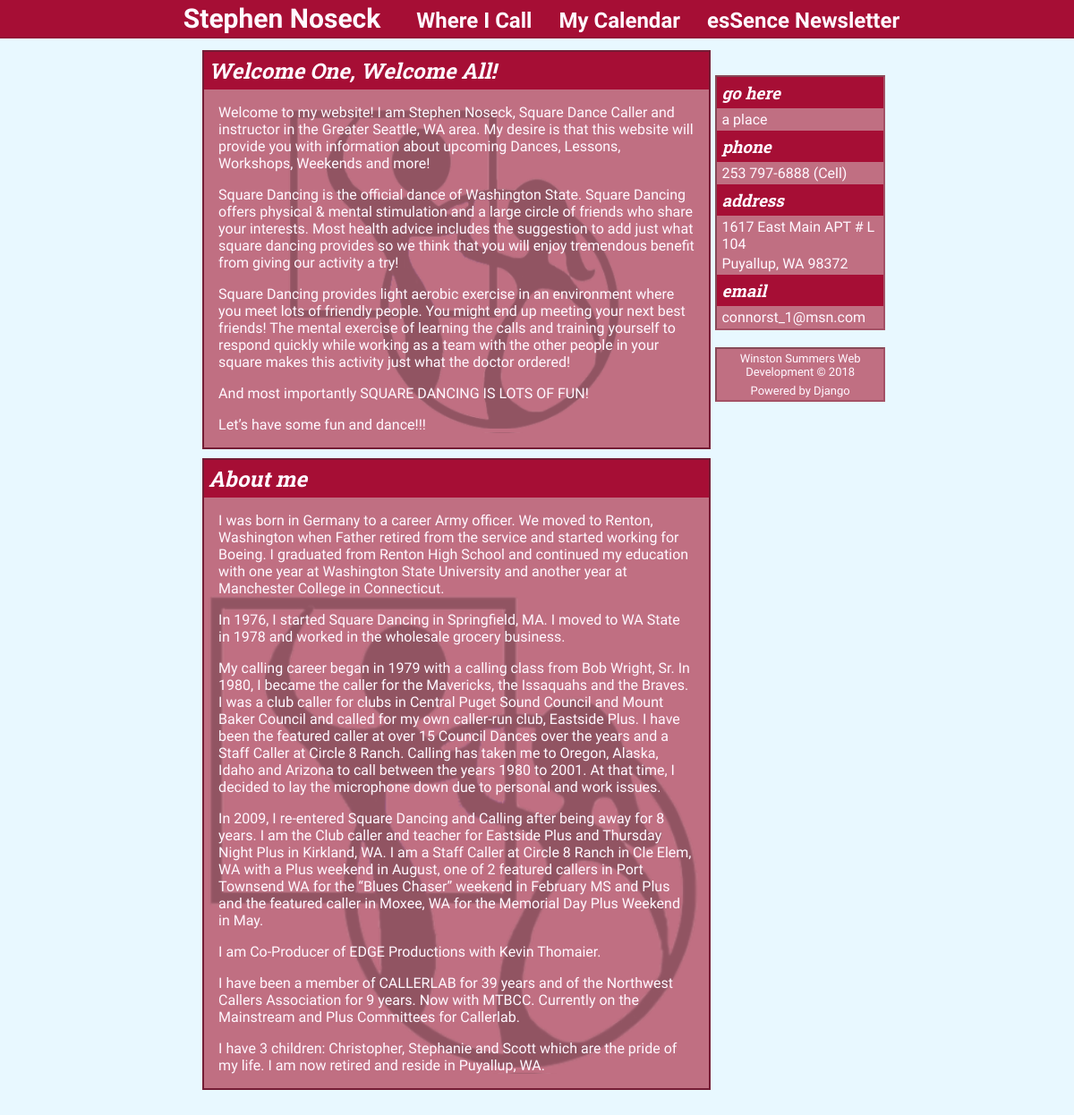
Before: / with the older database file.
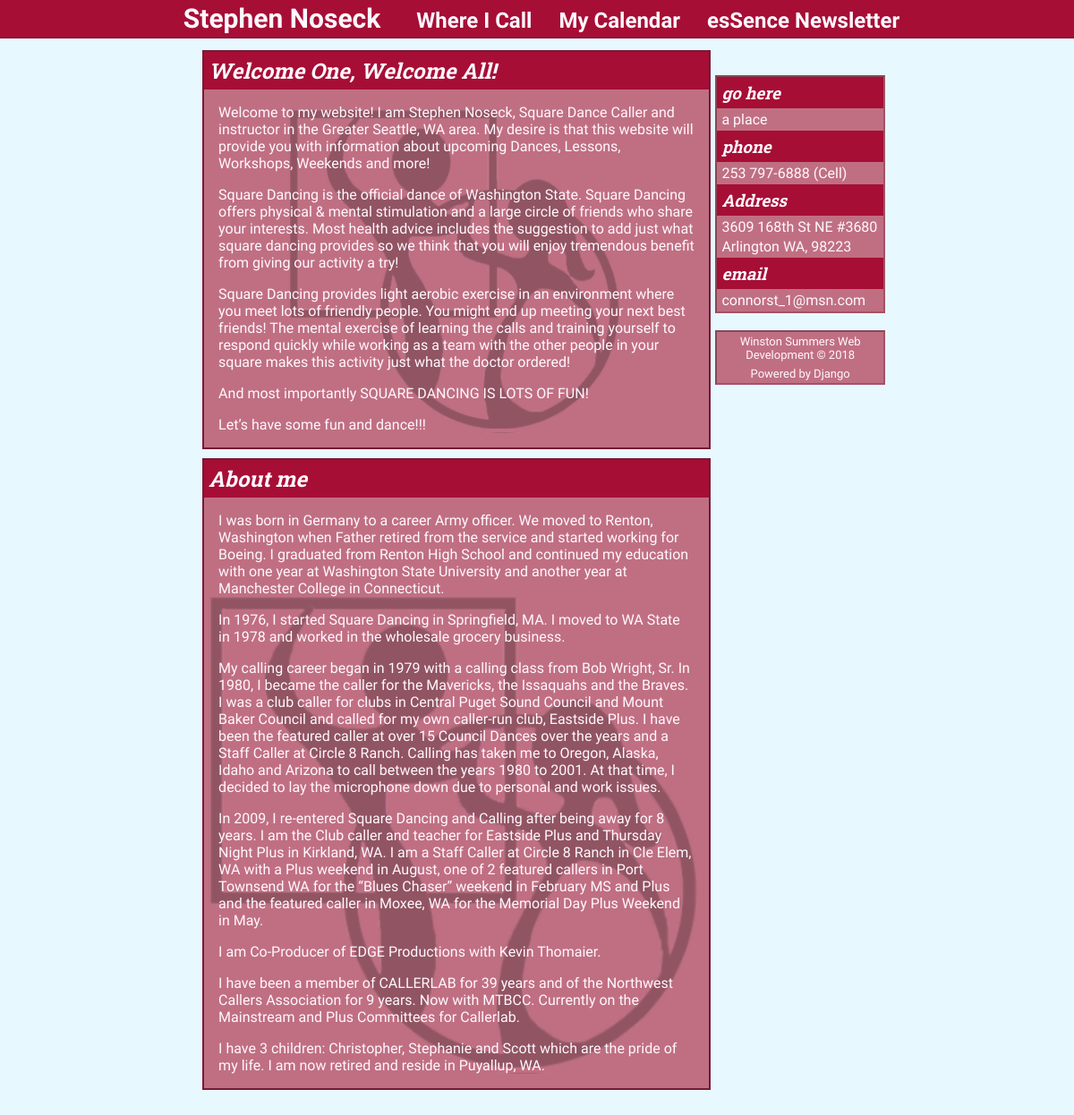
After: the same page with the newer database file.
### Stevie/models.py (models this page shows, shortened)
class Post(models.Model):
    HOME = 'HM'
    VENUES = 'VN'
    CALENDAR = 'CL'
    NEWSLETTER = 'NL'
    SIDEBAR = 'SB'
    CONTACT_INFO = 'CI'
    PAGE_INDEX = (
        (HOME, 'Home'),
        (VENUES, 'Venues'),
        (CALENDAR, 'Calendar'),
        (NEWSLETTER, 'Newsletter'),
        (SIDEBAR, 'Sidebar'),
        (CONTACT_INFO, 'Contact Info')
    )
    title = models.CharField(max_length=100, blank=True, null=True)
    text = models.TextField(blank=True, null=True)
    page = models.CharField(max_length=2, choices=PAGE_INDEX)
    address = models.CharField(max_length=100, blank=True, null=True)
    venue = models.CharField(max_length=100, blank=True, null=True)
    letter = models.FileField(upload_to='newsletters', blank=True, null=True)

### Stevie/views.py (the view)
# urls.py: path('', views.index, name='index'),
def index(request):
    side = Post.objects.filter(page='SB')
    info = Post.objects.filter(page='CI')
    post = Post.objects.filter(page='HM')
    context = {'post' : post, 'title': '', 'side': side, 'info': info,}
    return render(request, 'Stevie/index.html', context)

### Stevie/templates/Stevie/index.html (shortened to what this page needs)
{% extends 'layout.html' %}
{% block content %}
    {% if post %}
        <div>
            {% for p in post %}
                <section>
                    <h1>{{ p.title }}</h1>
                    <div class="text">
                        <p>{{ p.text|linebreaks }}</p>
                    </div>
                </section>
            {% endfor %}
        </div>
    {% else %}
        <p style="display: none">There isn't anything here...</p>
    {% endif %}
{% endblock content %}

### Stevie/templates/Stevie/sidebar.html
<div>
    {% if side %}
        {% for s in side %}
            <section>
                <h3>{{ s.title }}</h3>
                <p>{{ s.text|linebreaks }}</p>
            </section>
        {% endfor %}
    {% else %}
        <p style="display: none">no links</p>
    {% endif %}
    {% if info %}
        {% for i in info %}
            <section>
                <h3>{{ i.title }}</h3>
                <p>{{ i.text|linebreaks }}</p>
            </section>
        {% endfor %}
    {% else %}
        <p style="display: none">no contact info</p>
    {% endif %}
</div>
<br>
<div class="foot">
    {% include 'Stevie/footer.html' %}
</div>

Changed rows visible on the page:
changed Post: title "address" → "Address"; text "1617 East Main APT # L 104 Puyallup, WA 98372" → "3609 168th St NE #3680 Arlington WA, 98223"
